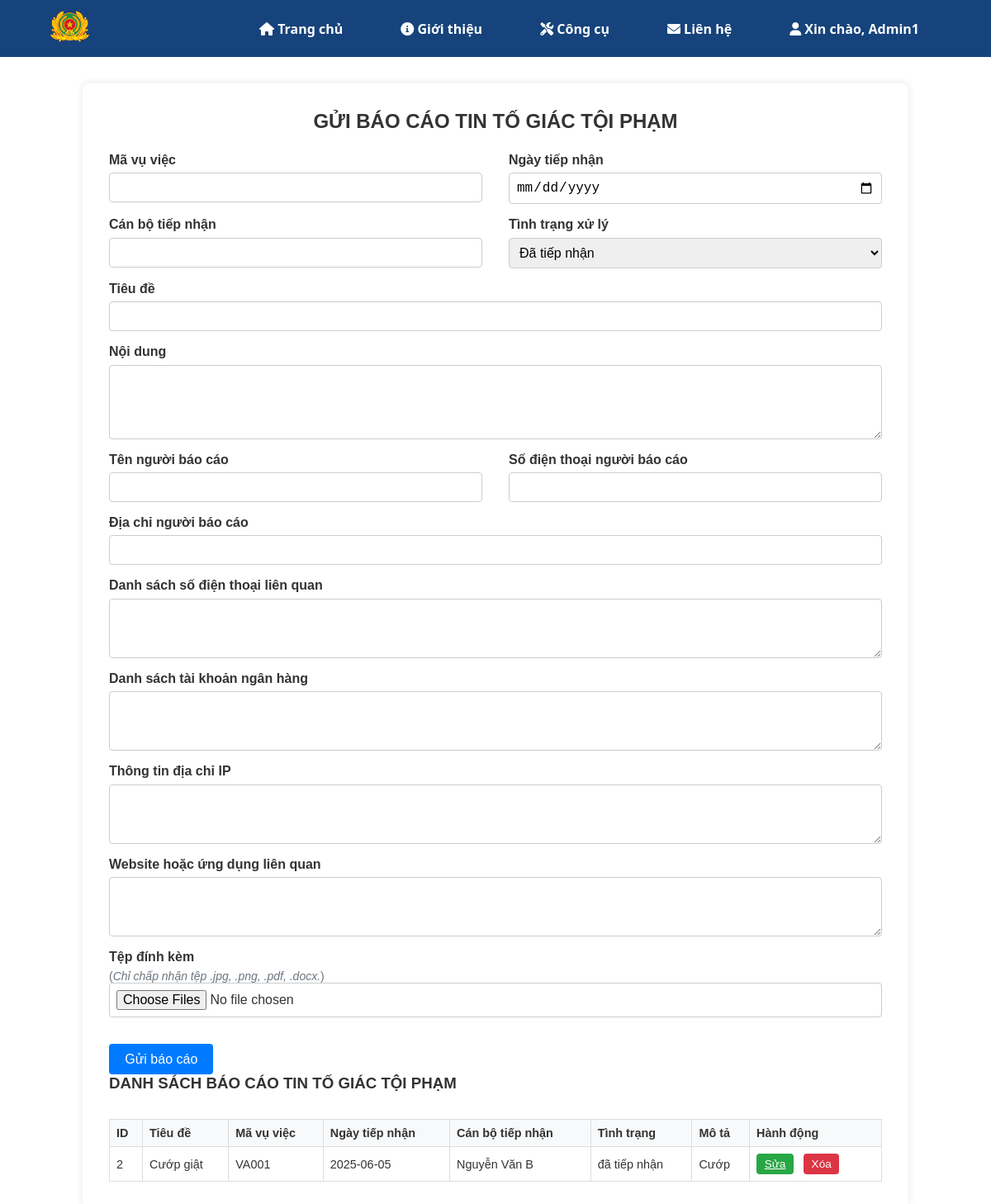
Before: /report/crime/add (signed in) with the older database file.
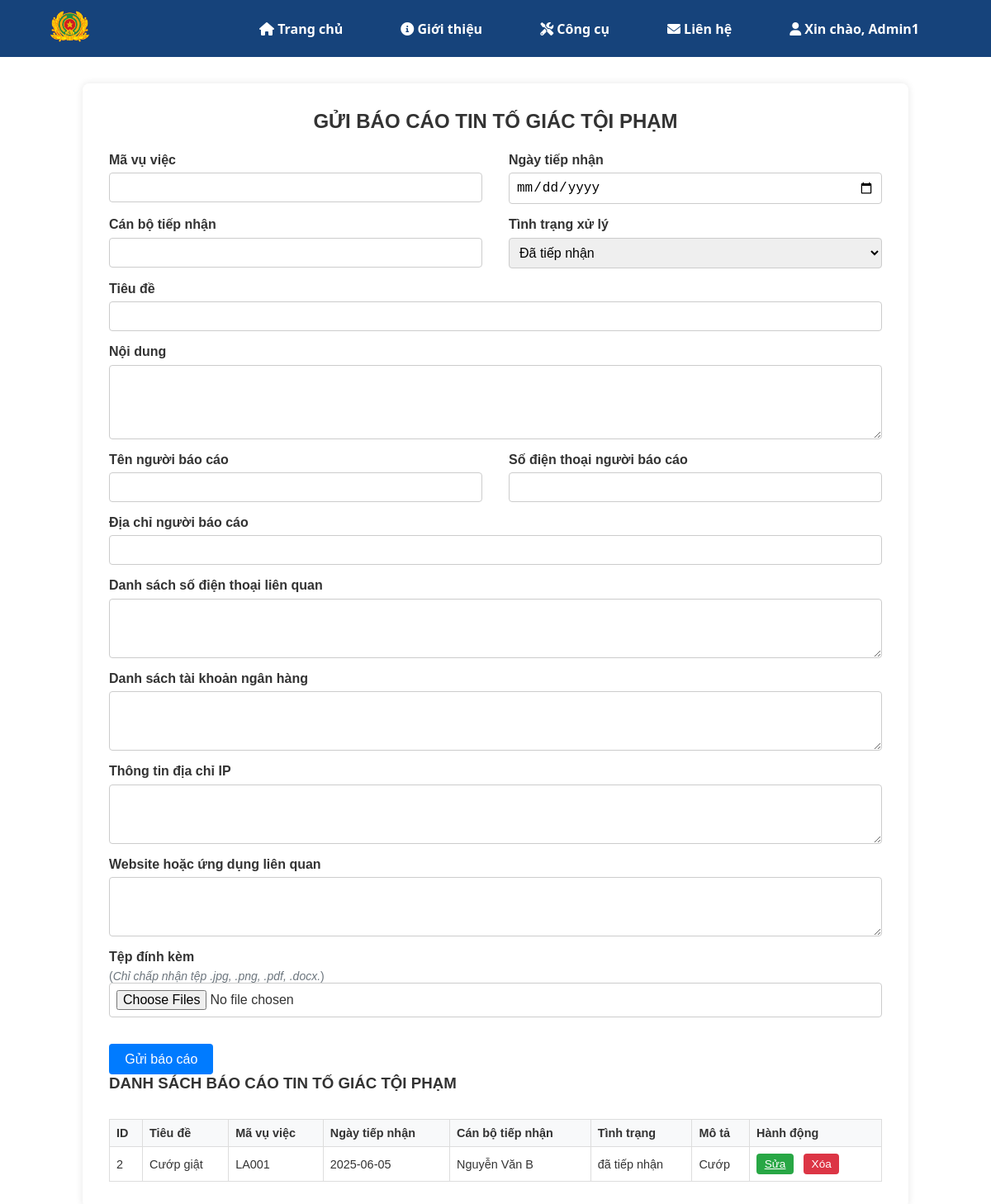
After: the same page with the newer database file.
### asrp/models.py (models this page shows)
class CrimeReport(db.Model):
    __tablename__ = 'bao_cao_toi_pham'
    id = db.Column(db.Integer, db.ForeignKey('bao_cao.id'), primary_key=True)
    case_code = db.Column(db.String(50), nullable=False)  # Mã vụ việc
    received_date = db.Column(db.Date, nullable=False)  # Ngày tiếp nhận
    officer_name = db.Column(db.String(150), nullable=False)  # Cán bộ tiếp nhận
    title = db.Column(db.String(200), nullable=False)
    content = db.Column(db.Text, nullable=False)
    informant_name = db.Column(db.String(150))
    informant_address = db.Column(db.String(255))
    informant_phone = db.Column(db.String(20))
    status = db.Column(db.String(50), nullable=False)  # Tình trạng xử lý
    phone_numbers = db.Column(db.Text)  # Danh sách SĐT liên quan
    bank_accounts = db.Column(db.Text)  # Danh sách tài khoản ngân hàng
    ip_addresses = db.Column(db.Text)  # Thông tin IP
    websites_or_apps = db.Column(db.Text)  # Website/Ứng dụng
    report = db.relationship('Report', back_populates='crime_report')

### asrp/blueprints/report/crime_routes.py (the view, shortened to what this page needs)
@crime_bp.route('/add', methods=['GET', 'POST'])
@login_required
def add_crime_report():
    form = CrimeReportForm()
    reports = CrimeReport.query \
        .join(Report) \
        .filter(Report.user_id == current_user.id) \
        .order_by(Report.created_at.desc()) \
        .all()
    return render_template('report/crime_form.html', form=form, reports=reports)

### asrp/templates/report/crime_form.html (shortened to what the changed rows need)
{% extends "base.html" %}
{% block content %}
<div class="report-form-wrapper">
    <h2>{{ 'CẬP NHẬT BÁO CÁO TIN TỐ GIÁC TỘI PHẠM' if edit else 'GỬI BÁO CÁO TIN TỐ GIÁC TỘI PHẠM' }}</h2>
    <table>
        <thead>
            <tr>
                <th>ID</th>
                <th>Tiêu đề</th>
                <th>Mã vụ việc</th>
                <th>Ngày tiếp nhận</th>
                <th>Cán bộ tiếp nhận</th>
                <th>Tình trạng</th>
                <th>Mô tả</th>
                <th>Hành động</th>
            </tr>
        </thead>
        <tbody>
        {% for report in reports %}
            <tr>
                <td>{{ report.id }}</td>
                <td>{{ report.title }}</td>
                <td>{{ report.case_code }}</td>
                <td>{{ report.received_date.strftime('%Y-%m-%d') if report.received_date else '' }}</td>
                <td>{{ report.officer_name }}</td>
                <td>{{ report.status }}</td>
                <td>{{ report.content[:50] ~ ('...' if report.content|length > 50 else '') }}</td>
                <td>
                    <a href="{{ url_for('report.crime.edit_crime_report', id=report.id) }}" class="action-btn btn-edit">Sửa</a>
                    <form method="POST" action="{{ url_for('report.crime.delete_crime_report', id=report.id) }}" style="display:inline" onsubmit="return confirm('Bạn có chắc muốn xóa báo cáo này?');">
                        <button type="submit" class="action-btn btn-delete">Xóa</button>
                    </form>
                </td>
            </tr>
            {% else %}
            <tr>
                    <td colspan="7" style="text-align:center;">Chưa có báo cáo nào.</td>
            </tr>
            {% endfor %}
        </tbody>
    </table>
</div>
{% endblock %}

Changed rows visible on the page:
changed CrimeReport "Cướp giật": case_code "VA001" → "LA001"
